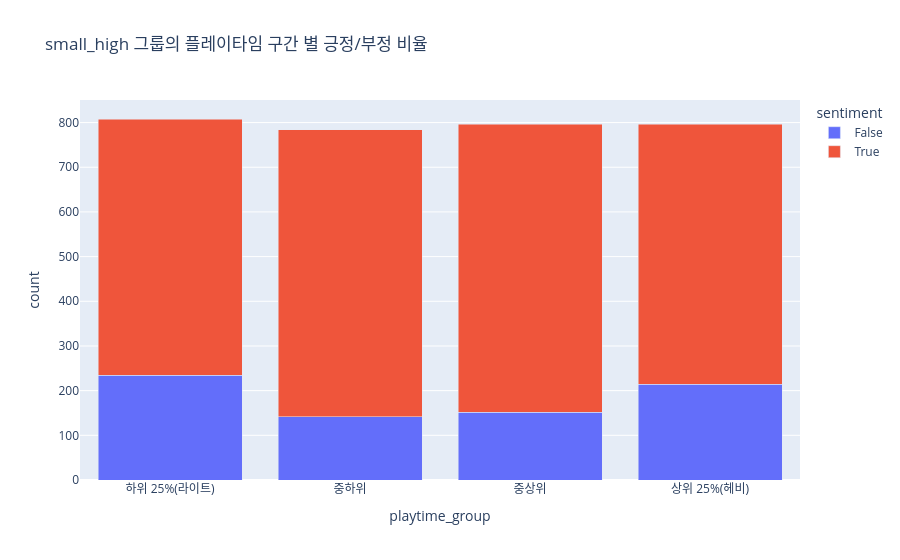

This figure's notebook cell:
### Code cell
# 3. 시각화 (Stacked Bar Chart)
fig = px.bar(review_sh.groupby(['playtime_group', 'sentiment']).size().reset_index(name='count'), 
            x="playtime_group", 
            y="count", 
            color="sentiment",
            barmode="stack",
            title = "small_high 그룹의 플레이타임 구간 별 긍정/부정 비율") # 일단 쌓기 모드로 생성

fig.show()

### Figure 1 — Plotly figure (JSON) as saved in the notebook; plotly's stock layout.template omitted (floating-point values rounded to 4 significant figures)
{"data": [{"hovertemplate": "sentiment=False<br>playtime_group=%{x}<br>count=%{y}<extra></extra>", "legendgroup": "False", "marker": {"color": "#636efa", "pattern": {"shape": ""}}, "name": "False", "orientation": "v", "showlegend": true, "textposition": "auto", "type": "bar", "x": ["하위 25%(라이트)", "중하위", "중상위", "상위 25%(헤비)"], "xaxis": "x", "y": [234, 142, 152, 214], "yaxis": "y"}, {"hovertemplate": "sentiment=True<br>playtime_group=%{x}<br>count=%{y}<extra></extra>", "legendgroup": "True", "marker": {"color": "#EF553B", "pattern": {"shape": ""}}, "name": "True", "orientation": "v", "showlegend": true, "textposition": "auto", "type": "bar", "x": ["하위 25%(라이트)", "중하위", "중상위", "상위 25%(헤비)"], "xaxis": "x", "y": [574, 642, 644, 582], "yaxis": "y"}], "layout": {"barmode": "stack", "legend": {"title": {"text": "sentiment"}, "tracegroupgap": 0}, "title": {"text": "small_high 그룹의 플레이타임 구간 별 긍정/부정 비율"}, "xaxis": {"anchor": "y", "domain": [0, 1], "title": {"text": "playtime_group"}}, "yaxis": {"anchor": "x", "domain": [0, 1], "title": {"text": "count"}}}}
